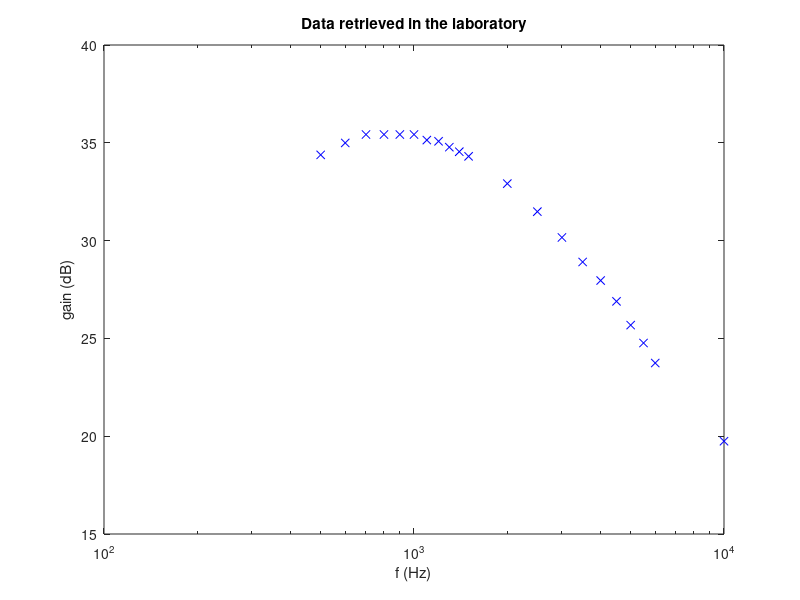

Write MATLAB code to recreate this figure. (Note: this script raises an error after producing the figure.)
close all
clear all

f = [500; 600; 700; 800; 900; 1000; 1100; 1200; 1300; 1400; 1500; 2000; 2500; 3000; 3500; 4000; 4500; 5000; 5500; 6000; 10000];

v1 = [0.105; 0.105; 0.105; 0.105; 0.105; 0.105; 0.105; 0.104; 0.104; 0.104; 0.104; 0.104; 0.104; 0.104; 0.104; 0.104; 0.104; 0.104; 0.104; 0.104; 0.103];

v2 = [5.5; 5.9; 6.2; 6.2; 6.2; 6.2; 6; 5.9; 5.7; 5.55; 5.4; 4.6; 3.9; 3.35; 2.9; 2.6; 2.3; 2; 1.8; 1.6; 1];

gain = [];

for i = 1:21
	  gain = [gain ; 20*log10(v2(i, 1) / v1(i, 1))];
endfor

g = figure(1);
semilogx(f, gain, "xb");
xlabel("f (Hz)");
ylabel("gain (dB)");
title("Data retrieved in the laboratory");
print(g, "gain.eps", "-depsc");
close(g);

a = textread("../sim/lab.log", "%s")
values = [];

zero = 256;

gain2 = [];

for i = 0:20
	  gain2 = [gain2; str2double(a{zero+3*i,1})]
endfor

g2 = figure(2);
semilogx(f, gain, "xb");
hold on
semilogx(f, gain2, "or");
xlabel("f (Hz)");
ylabel("gain (dB)");
legend({"Real circuit", "Simulated circuit"})
title("Data retrieved in the laboratory vs simulated data");
print(g2, "gain_sim.eps", "-depsc");
close(g2);
